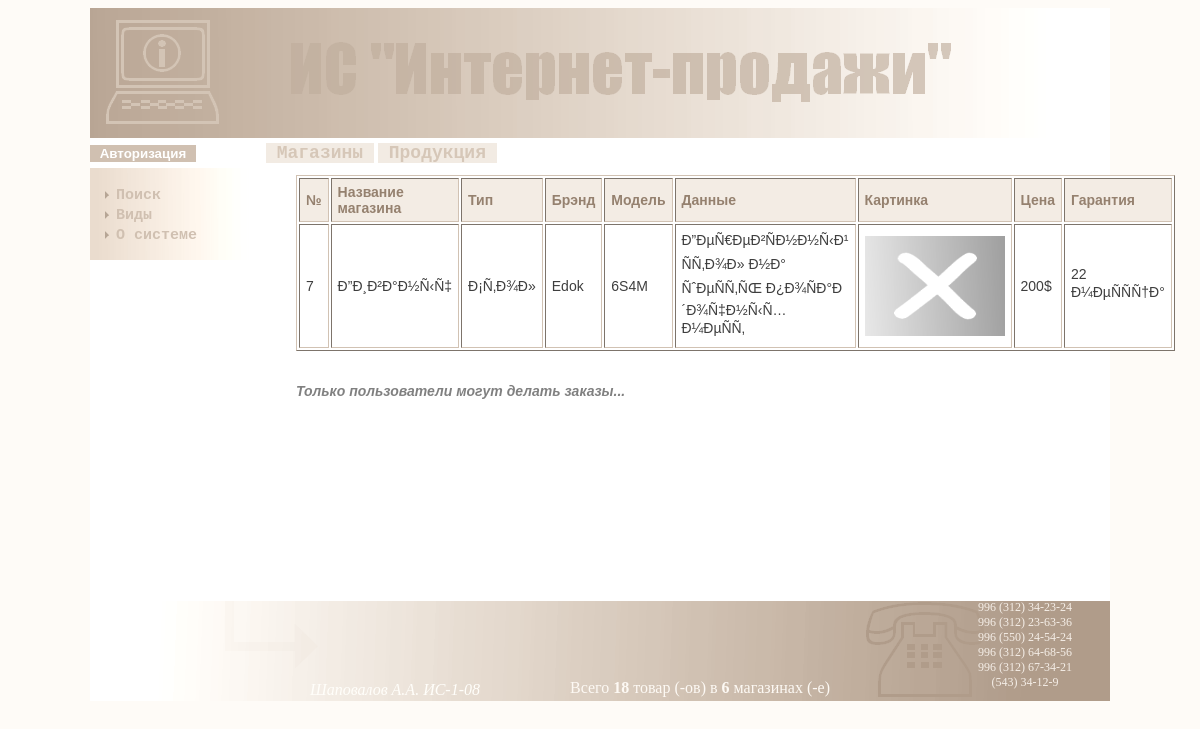
The app's page /index.php?link=type&type_id=9 with its own data.
### tables this page shows
CREATE TABLE IF NOT EXISTS `products` (
  `id` int(11) NOT NULL AUTO_INCREMENT,
  `shop_id` int(11) NOT NULL,
  `type_id` int(11) NOT NULL,
  `brand` varchar(255) DEFAULT NULL,
  `model` varchar(255) DEFAULT NULL,
  `data` tinytext,
  `img` varchar(255) DEFAULT NULL,
  `price` varchar(45) DEFAULT NULL,
  `warranty` varchar(45) DEFAULT NULL,
  PRIMARY KEY (`id`,`shop_id`,`type_id`),
  KEY `shop_to_products` (`shop_id`),
  KEY `product_to_type` (`type_id`)
);

CREATE TABLE IF NOT EXISTS `shops` (
  `id` int(11) NOT NULL AUTO_INCREMENT,
  `name` varchar(255) DEFAULT NULL,
  `address` varchar(255) DEFAULT NULL,
  `tel` varchar(100) DEFAULT NULL,
  `site` varchar(100) DEFAULT NULL,
  `email` varchar(100) DEFAULT NULL,
  PRIMARY KEY (`id`),
  UNIQUE KEY `id_UNIQUE` (`id`)
);

CREATE TABLE IF NOT EXISTS `product_type` (
  `id` int(11) NOT NULL AUTO_INCREMENT,
  `name` varchar(255) DEFAULT NULL,
  PRIMARY KEY (`id`),
  UNIQUE KEY `id_UNIQUE` (`id`),
  UNIQUE KEY `name_UNIQUE` (`name`)
);

### www/server/action.php (called while the page is built, shortened)
<?
if(isset($_GET['link']) and $_GET['link']=='products')
{
	include('server/products.php');
}
elseif(isset($_GET['link']) and $_GET['link']=='shops')
{
	include('server/shops.php');
}
elseif(isset($_GET['link']) and $_GET['link']=='orders')
{
	include('server/orders.php');
}
elseif(isset($_GET['link']) and $_GET['link']=='deliveries')
{
	include('server/deliveries.php');
}
elseif(isset($_GET['link']) and $_GET['link']=='search')
{
	include('server/search.php');
}
elseif(isset($_GET['link']) and $_GET['link']=='type')
{
	include('server/type.php');
}
elseif((isset($_GET['link']) and $_GET['link']=='about') or (!isset($_GET['link'])))
{
	include('server/about.php');
}
elseif(isset($_GET['link']) and $_GET['link']=='')
{
	$content='<b>Неверный запрос!!!</b>';
	$keywords='Неверный запрос';
	$title='Неверный запрос';
	$description='Неверный запрос к системе';
}
?>

### www/server/type.php (the view, shortened to what this page needs)
<?
if(isset($_POST['new_name']))
{
	if(!empty($_POST['typename']) and isset($_POST['typeid']))
	{
	$typename=$_POST['typename'];
	$typeid=$_POST['typeid'];
	$update=$mysql->query("UPDATE product_type SET name='$typename' WHERE id='$typeid'");
	if($update)
	{$content='Название типа продукции успешно изменено на <b>'.$typename.'</b>!';}
	else{$content='<b>Ошибка при изменении названия типа продукции!</b>';}
	}
	else{$content='<b>Название типа продукции не может быть пустым!</b>';}
	$title='Изменение названия типа продукции';
}
else
{
if($_SESSION['type']=='admin' and isset($_POST['del_t']))
{
	if(!empty($_POST['n_type']))
	{
		$n_type=$_POST['n_type'];
		$mysql->query('SET FOREIGN_KEY_CHECKS=0');
		$del_products=$mysql->query("DELETE FROM products WHERE type_id='$n_type'");
		$del_type=$mysql->query("DELETE FROM product_type WHERE id='$n_type'");
		if($del_type and $del_products)
		{$content='Тип продукции успешно удалён!';}
		else{$content='<b>Ошибка при удалении продукции!</b>';}
		$mysql->query('SET FOREIGN_KEY_CHECKS=1');
	}
	else{$content='<b>Вы не выбрали тип продукции для удаления!</b>';}
	$title='Удаление типа продукции';
}
else{
if(isset($_SESSION['logpass']) and $_SESSION['type']=='admin')
{
	$title="Типы продукции";
	$result=$mysql->query('SELECT * FROM `product_type` ORDER BY id');
if($result)
{
for($i=0;$row=$result->fetch_array(MYSQL_ASSOC);$i++)
{
	$cnt[$i]='<input type="radio" name="n_type" value="'.$row['id'].'"> '.$row['name'].'<br>';
}
}
else{$content='<b>Ошибка при выборке данных!</b>';}
$rez=implode($cnt);
$content='<form method="post" action="'.$_SERVER['PHP_SELF'].'?'.$_SERVER['QUERY_STRING'].'"><span id="info_txt">Выберите одни из типов продукции для редактирования и нажмите соответствующую кнопку:</span><br><br>'.$rez.'<br>
<label for="del_t">При удалении типа продукции также удаляются все товары данного вида!</label><br><br>
<input type="submit" name="del_t" value="Удалить">&nbsp;<input type="submit" value="Изменить" name="edit_t"></form><br><br><span id="info_txt">Для добавления типа продукции, введите его название и нажмите на кнопку "Добавить":</span><br><br><form action="'.$_SERVER['PHP_SELF'].'?'.$_SERVER['QUERY_STRING'].'" method="post"><input type="text" name="name_t" size="45" maxlength="255">&nbsp;<input type="submit" name="add_t" value="Добавить">';
}
else
{
if(isset($_GET['type_id']))
{
	$type_id=$_GET['type_id'];
	$result=$mysql->query("SELECT * FROM products WHERE type_id='$type_id'");
	if($result)
	{
		if($result->num_rows=='0')
		{$content='<b>Такого типа продукции нет в базе!</b>';}
		else
		{
			if($_SESSION['type']=='user')
			{
			for($i=0;$row=$result->fetch_array(MYSQLI_ASSOC);$i++)
		{
	 $query_type="SELECT * FROM `product_type` WHERE id='$row[type_id]'";
	 $result_type=$mysql->query($query_type);
	 $row_type=$result_type->fetch_array();
	 $query_shop="SELECT * FROM `shops` WHERE id='$row[shop_id]'";
	 $result_shop=$mysql->query($query_shop);
	 $row_shop=$result_shop->fetch_array();
	$cont[$i]=sprintf('<tr><td><a id="get_link" href="?link=products&orderid=%s">%s</a></td><td>%s</td><td>%s</td><td>%s</td><td>%s</td><td>%s</td><td><img src="%s" height="100" width="140" /></td><td>%s</td><td>%s</td></tr>',
	$row['id'],$row['id'],$row_shop['name'],$row_type['name'],$row['brand'],$row['model'],$row['data'],$row['img'],$row['price'],$row['warranty']);
		}
	$cnt=implode($cont);
	$content='<table width="780" border="1">'.
	'<tr id="table_head"><td>№</td><td>Название магазина</td><td>Тип</td><td>Брэнд</td><td>Модель</td>
	<td>Данные</td><td>Картинка</td><td>Цена</td><td>Гарантия</td></tr>
	'.$cnt.'</table><br><br><span id="info_txt">Для того чтобы сделать заказ продукции нажмите на её номер...</span>';
			}
			else{
				for($i=0;$row=$result->fetch_array(MYSQLI_ASSOC);$i++)
		{
	 $query_type="SELECT * FROM `product_type` WHERE id='$row[type_id]'";
	 $result_type=$mysql->query($query_type);
	 $row_type=$result_type->fetch_array();
	 $query_shop="SELECT * FROM `shops` WHERE id='$row[shop_id]'";
	 $result_shop=$mysql->query($query_shop);
	 $row_shop=$result_shop->fetch_array();
	$cont[$i]=sprintf('<tr><td>%s</td><td>%s</td><td>%s</td><td>%s</td><td>%s</td><td>%s</td><td><img src="%s" height="100" width="140" /></td><td>%s</td><td>%s</td></tr>',
	$row['id'],$row_shop['name'],$row_type['name'],$row['brand'],$row['model'],$row['data'],$row['img'],$row['price'],$row['warranty']);
		}
	$cnt=implode($cont);
	$content='<table width="780" border="1">'.
	'<tr id="table_head"><td>№</td><td>Название магазина</td><td>Тип</td><td>Брэнд</td><td>Модель</td>
	<td>Данные</td><td>Картинка</td><td>Цена</td><td>Гарантия</td></tr>
	'.$cnt.'</table><br><br><span id="info_txt">Только пользователи могут делать заказы...</span>';
				}
		}
	}
	else{$content='<b>Такого типа продукции нет в базе!</b>';}
}
}
}
}
?>

### www/blocks/footer.php (shortened to what this page needs)
<div align="center" id="footer"><img  src="css/img/footer.png" /> <p style="margin-top:-20px; margin-right:410px; color:#FFFEFA; font-style:italic;">Шаповалов А.А. ИС-1-08</p>
<?
$selec_prodt=$mysql->query('SELECT id FROM products');
$num_prod=$selec_prodt->num_rows;
$selec_shops=$mysql->query('SELECT id FROM shops');
$num_shops=$selec_shops->num_rows;
$selec_tel=$mysql->query('SELECT tel FROM shops LIMIT 6');
for($i=0;$row_tel=$selec_tel->fetch_array();$i++)
{
	$cnt_tel[$i]=$row_tel['tel'].'<br>';
}
echo '<p style="margin-top:-36px; margin-left:200px; color:#FDF9F4;">Всего <b>'.$num_prod.'</b> товар (-ов) в <b>'.$num_shops.'</b> магазинах (-е)</p>';
echo '<p style="margin-top:-113px; font-size:12px; margin-left:850px; color:#F4EDE6;">'.implode($cnt_tel).'</p>';
?>
</div>

### www/css/style.css (style rules this page uses)
body { background-image:none; background-color:#FEFBF7; }
table { background-color:#FFF; border-color:#D1C2B3; }
table td { padding-left:6px; padding-top:5px; padding-bottom:5px; padding-right:6px; font-size:14px; }
#table_head { background-color:#F3ECE4; font-weight:bold; color:#95816F; }
#info_txt { font-style:italic; font-weight:bold; color:gray; }
img { border:none; }
#footer { padding-top:200px; }

### records on screen
products: id "7", brand "Edok", model "6S4M", data "Ð”ÐµÑ€ÐµÐ²ÑÐ½Ð½Ñ‹Ð¹ ÑÑ‚Ð¾Ð» Ð½Ð° ÑˆÐµÑÑ‚ÑŒ Ð¿Ð¾ÑÐ°Ð´Ð¾Ñ‡Ð½Ñ‹Ñ… Ð¼ÐµÑÑ‚", img (placeholder picture), price "200$", warranty "22 Ð¼ÐµÑÑÑ†Ð°"
shops: name "Ð”Ð¸Ð²Ð°Ð½Ñ‹Ñ‡", tel "996 (550) 24-54-24"
product_type: name "Ð¡Ñ‚Ð¾Ð»"
shops: tel "996 (312) 34-23-24"
shops: tel "996 (312) 23-63-36"
shops: tel "996 (312) 64-68-56"
shops: tel "996 (312) 67-34-21"
shops: tel "(543) 34-12-9"

### other values on screen
$num_prod "18"
$num_shops "6"
